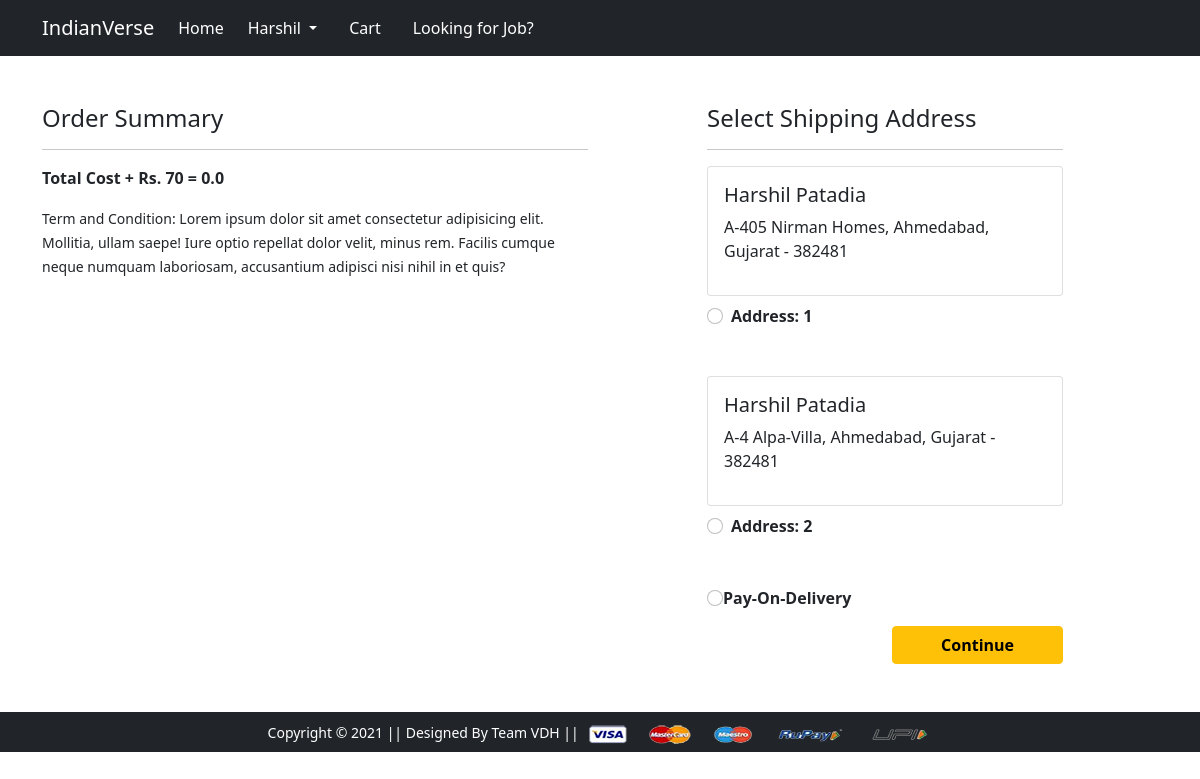
Screenshot of /checkout/ (signed in) with the database file from the repository.
### app/models.py (models this page shows, shortened)
class Customer(models.Model):
    user = models.ForeignKey(User, on_delete=models.CASCADE)
    name=models.CharField(max_length=50)
    email=models.EmailField()
    city=models.CharField(max_length=50)
    zipcode=models.IntegerField()
    contact=models.IntegerField(default=0)
    state=models.CharField(choices=STATE_CHOICES,max_length=50)
    address=models.CharField(default="",max_length=300)

### app/views.py (the view)
# urls.py: path('checkout/', views.checkout, name='checkout'),
def checkout(request):
    user= request.user
    addr = Customer.objects.filter(user=user)
    cart_items = Cart.objects.filter(user=user)
    amount = 0.0
    shipping_amount = 70.0
    totalamount = 0.0
    cart_product= [p for p in Cart.objects.all() if p.user== request.user]
    if cart_product:
        for p in cart_product:
            tempamount= (p.quantity * p.product.discounted_price)
            amount += tempamount
        totalamount = amount + shipping_amount
    return render(request, 'app/checkout.html',{'addr':addr,'totalamount':totalamount,'cart_items':cart_items})

### app/templates/app/checkout.html (shortened to what this page needs)
{% extends 'app/base.html' %}
{% load static %}
{% block main-content %}
<div class="container">
 <div class="row mt-5">
  <div class="col-sm-6">
    <h4>Order Summary</h4>
    <hr>
      <p class="fw-bold"> Total Cost + Rs. 70 = {{totalamount}} </p>
    <small>Term and Condition: Lorem ipsum dolor sit amet consectetur adipisicing elit. Mollitia, ullam saepe! Iure optio repellat dolor velit, minus rem. Facilis cumque neque numquam laboriosam, accusantium adipisci nisi nihil in et quis?</small>
  </div>
  <div class="col-sm-4 offset-sm-1">
    <h4>Select Shipping Address</h4>
    <hr>
    <form action="/paymentdone">
    {% for ad in addr %}
      <div class="card">
        <div class="card-body">
        <h5>{{ad.name}}</h5>
        <p>{{ad.address}}, {{ad.city}}, {{ad.state}} - {{ad.zipcode}}</p>
        </div>
      </div>
        <div class="form-check mt-2 mb-5">
          <input class="form-check-input" type="radio" name="custid" id="custadd{{forloop.counter}}" value="{{ad.id}}">
          <label class="form-check-label fw-bold" for="custadd{{forloop.counter}}">
            Address: {{forloop.counter}} </label>
        </div>
      {% endfor %}
      <b><input class="form-check-input" type="radio" value="Submit">Pay-On-Delivery</b>
        <div class="text-end">
          <button type="submit" class="btn btn-warning mt-3 px-5 fw-bold">Continue</button>
        </div>
      </form>
    </div>
  </div>
</div>
{% endblock main-content %}

### app/templates/app/base.html (shortened to what this page needs)
<!doctype html>
{% load static %}
<html lang="en">
  <head>
    <link href="https://cdn.jsdelivr.net/npm/bootstrap@5.0.0-beta1/dist/css/bootstrap.min.css" rel="stylesheet">
    <link rel="stylesheet" href="{% static 'app/css/owl.carousel.min.css' %}">
    <link rel="stylesheet" href="{% static 'app/css/all.min.css' %}">
    <link rel="stylesheet" href="{% static 'app/css/style.css' %}">
  </head>
  <body>
    <nav class="navbar navbar-expand-lg navbar-dark bg-dark">
     <div class="container">
       <a class="navbar-brand" href="/">IndianVerse</a>
       <div class="collapse navbar-collapse" id="navbarSupportedContent">
         <ul class="navbar-nav me-auto mb-2 mb-lg-0">
           <li class="nav-item">
             <a class="nav-link active" aria-current="page" href="/">Home</a>
           </li>
         <div>
          <ul class="navbar-nav me-auto mb-2 mb-lg-0">
          {% if request.user.is_authenticated %}
           <li class="nav-item dropdown mx-2">
              <a class="nav-link dropdown-toggle text-white" href="#" id="profileDropdown" role="button" data-bs-toggle="dropdown" aria-expanded="false">
                <span class="text-capitalize">{{request.user}}</span>
              </a>
            </li>
            <li class="nav-item mx-2">
             <a href="{% url 'show_cart' %}" class="nav-link text-white"> Cart </a>
            </li>
             <li class="nav-item mx-2">
              <a href="{% url 'job' %}" class="nav-link text-white"> Looking for Job? </a>
            </li>
            {% endif %}
          </ul>
         </div>
       </div>
     </div>
    </nav>
    {% block main-content %} {% endblock main-content %}
    <footer class="container-fluid bg-dark text-center p-2 mt-5">
        <small class="text-white">Copyright &copy; 2021 || Designed By Team VDH || </small>
        <img src="{% static 'app/images/payment.png' %}" alt="" srcset="" class="img-fluid" height="2px">
    </footer>
  </body>
</html>

### rows the page displays
Customer: name "Harshil Patadia", address "A-405 Nirman Homes", city "Ahmedabad", state "Gujarat", zipcode "382481"
Customer: name "Harshil Patadia", address "A-4 Alpa-Villa", city "Ahmedabad", state "Gujarat", zipcode "382481"

### other values shown
{{ request.user }} "Harshil"
{{ totalamount }} "0.0"
